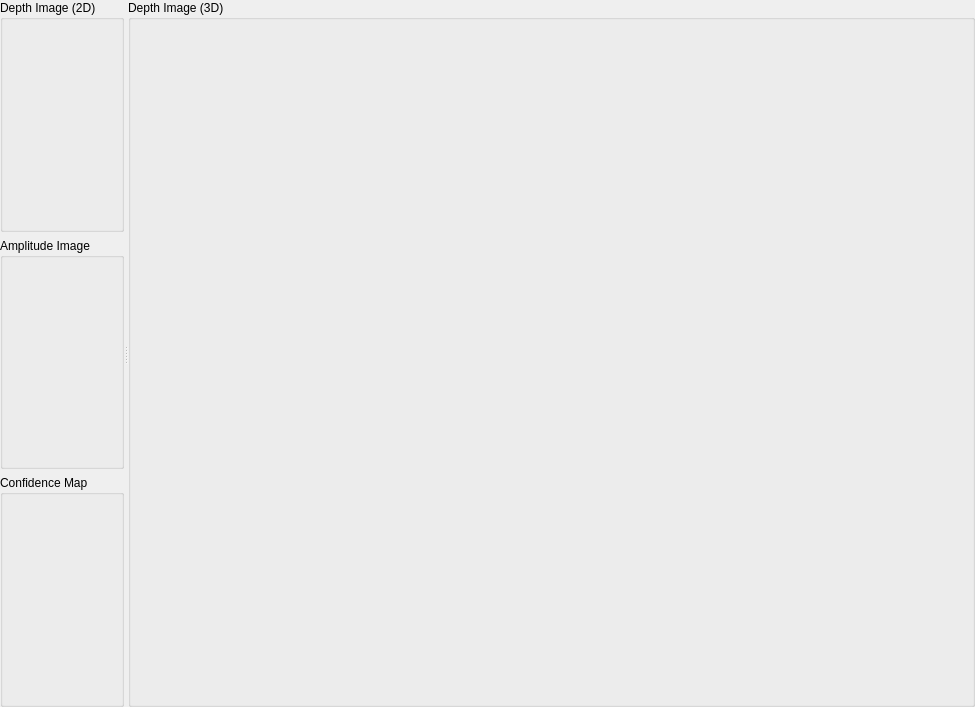
<ui version="4.0" >
 <class>CSwissRangerImageViewComp</class>
 <widget class="QWidget" name="CSwissRangerImageViewComp" >
  <property name="geometry" >
   <rect>
    <x>0</x>
    <y>0</y>
    <width>975</width>
    <height>707</height>
   </rect>
  </property>
  <property name="windowTitle" >
   <string>SwissRanger Image</string>
  </property>
  <layout class="QHBoxLayout" name="horizontalLayout_4" >
   <property name="margin" >
    <number>0</number>
   </property>
   <item>
    <widget class="QSplitter" name="splitter" >
     <property name="orientation" >
      <enum>Qt::Horizontal</enum>
     </property>
     <widget class="QWidget" name="layoutWidget" >
      <layout class="QVBoxLayout" name="verticalLayout" >
       <item>
        <widget class="QGroupBox" name="DepthImage2dFrame" >
         <property name="title" >
          <string>Depth Image (2D)</string>
         </property>
         <layout class="QHBoxLayout" name="horizontalLayout_3" />
        </widget>
       </item>
       <item>
        <widget class="QGroupBox" name="AmplitudeImageFrame" >
         <property name="title" >
          <string>Amplitude Image</string>
         </property>
         <layout class="QHBoxLayout" name="horizontalLayout" />
        </widget>
       </item>
       <item>
        <widget class="QGroupBox" name="ConfidenceMapFrame" >
         <property name="title" >
          <string>Confidence Map</string>
         </property>
         <layout class="QVBoxLayout" name="verticalLayout_2" />
        </widget>
       </item>
      </layout>
     </widget>
     <widget class="QGroupBox" name="DepthImageFrame" >
      <property name="sizePolicy" >
       <sizepolicy vsizetype="Preferred" hsizetype="Preferred" >
        <horstretch>2</horstretch>
        <verstretch>0</verstretch>
       </sizepolicy>
      </property>
      <property name="title" >
       <string>Depth Image (3D)</string>
      </property>
      <layout class="QHBoxLayout" name="horizontalLayout_2" />
     </widget>
    </widget>
   </item>
  </layout>
 </widget>
 <resources/>
 <connections/>
</ui>
